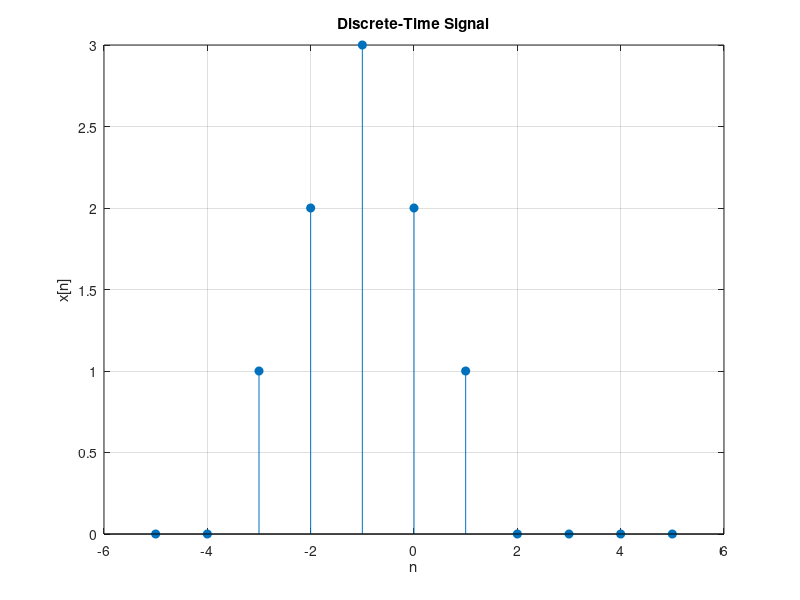

Source code (MATLAB):
clc;
clear;
close all;

n = -5:5;

x = [0 0 1 2 3 2 1 0 0 0 0];

energy = sum(abs(x).^2);

stem(n, x, 'filled'); % filled used to put point
grid on;
xlabel('n');
ylabel('x[n]');
title('Discrete-Time Signal');

fprintf('Signal energy = %.2f\n', energy);
